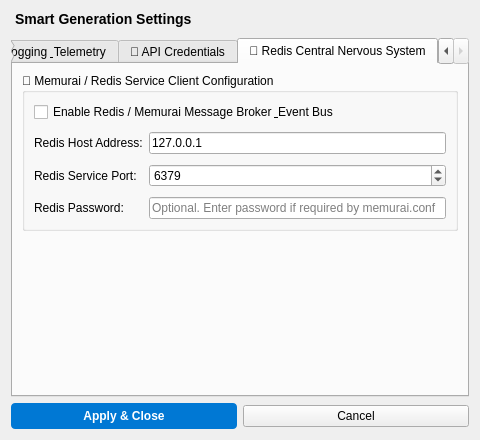
<?xml version="1.0" encoding="UTF-8"?>
<ui version="4.0">
 <class>GenSettingsDialog</class>
 <widget class="QDialog" name="GenSettingsDialog">
  <property name="geometry">
   <rect>
    <x>0</x>
    <y>0</y>
    <width>480</width>
    <height>440</height>
   </rect>
  </property>
  <property name="windowTitle">
   <string>AI Generation Parameters</string>
  </property>
  <layout class="QVBoxLayout" name="verticalLayout">
   <item>
    <widget class="QLabel" name="title_label">
     <property name="styleSheet">
      <string notr="true">font-size: 14px; font-weight: bold; margin-bottom: 5px;</string>
     </property>
     <property name="text">
      <string>Smart Generation Settings</string>
     </property>
    </widget>
   </item>
   <item>
    <widget class="QTabWidget" name="tabWidget">
     <property name="currentIndex">
      <number>4</number>
     </property>
     <widget class="QWidget" name="tab_general">
      <attribute name="title">
       <string>💡 Model Parameters</string>
      </attribute>
      <layout class="QVBoxLayout" name="verticalLayout_2">
       <item>
        <widget class="QLabel" name="label_presets">
         <property name="text">
          <string>Quick Presets (Auto Idle):</string>
         </property>
        </widget>
       </item>
       <item>
        <widget class="QComboBox" name="preset_combo">
         <item>
          <property name="text">
           <string>Custom</string>
          </property>
         </item>
         <item>
          <property name="text">
           <string>🎯 Precise (Coding &amp; Truths)</string>
          </property>
         </item>
         <item>
          <property name="text">
           <string>⚖️ Balanced (General chat)</string>
          </property>
         </item>
         <item>
          <property name="text">
           <string>🎨 Creative (Writing &amp; Ideas)</string>
          </property>
         </item>
         <item>
          <property name="text">
           <string>🧠 Model Default (Server Passthrough)</string>
          </property>
         </item>
        </widget>
       </item>
       <item>
        <widget class="Line" name="line">
         <property name="orientation">
          <enum>Qt::Orientation::Horizontal</enum>
         </property>
        </widget>
       </item>
       <item>
        <widget class="QLabel" name="label_temp">
         <property name="styleSheet">
          <string notr="true">font-weight: bold;</string>
         </property>
         <property name="text">
          <string>Temperature:</string>
         </property>
        </widget>
       </item>
       <item>
        <widget class="QDoubleSpinBox" name="temp_input">
         <property name="minimum">
          <double>0.000000000000000</double>
         </property>
         <property name="maximum">
          <double>2.000000000000000</double>
         </property>
         <property name="singleStep">
          <double>0.100000000000000</double>
         </property>
         <property name="value">
          <double>0.700000000000000</double>
         </property>
        </widget>
       </item>
       <item>
        <widget class="QLabel" name="temp_desc">
         <property name="styleSheet">
          <string notr="true">color: #aaaaaa; font-style: italic;</string>
         </property>
         <property name="text">
          <string>Explanation of temperature effect goes here.</string>
         </property>
         <property name="wordWrap">
          <bool>true</bool>
         </property>
        </widget>
       </item>
       <item>
        <spacer name="verticalSpacer_2">
         <property name="orientation">
          <enum>Qt::Orientation::Vertical</enum>
         </property>
         <property name="sizeHint" stdset="0">
          <size>
           <width>20</width>
           <height>10</height>
          </size>
         </property>
        </spacer>
       </item>
       <item>
        <widget class="QLabel" name="label_tokens">
         <property name="styleSheet">
          <string notr="true">font-weight: bold;</string>
         </property>
         <property name="text">
          <string>Max Completion Tokens:</string>
         </property>
        </widget>
       </item>
       <item>
        <widget class="QSpinBox" name="tokens_input">
         <property name="minimum">
          <number>64</number>
         </property>
         <property name="maximum">
          <number>131072</number>
         </property>
         <property name="singleStep">
          <number>512</number>
         </property>
         <property name="value">
          <number>4096</number>
         </property>
        </widget>
       </item>
       <item>
        <widget class="QLabel" name="token_desc">
         <property name="styleSheet">
          <string notr="true">color: #aaaaaa; font-style: italic;</string>
         </property>
         <property name="text">
          <string>The max length of the assistant output.</string>
         </property>
         <property name="wordWrap">
          <bool>true</bool>
         </property>
        </widget>
       </item>
       <item>
        <spacer name="verticalSpacer_tab1">
         <property name="orientation">
          <enum>Qt::Orientation::Vertical</enum>
         </property>
         <property name="sizeHint" stdset="0">
          <size>
           <width>20</width>
           <height>10</height>
          </size>
         </property>
        </spacer>
       </item>
      </layout>
     </widget>
     <widget class="QWidget" name="tab_rerank">
      <attribute name="title">
       <string>🔍 Retrieval Reranking</string>
      </attribute>
      <layout class="QVBoxLayout" name="verticalLayout_3">
       <item>
        <widget class="QGroupBox" name="rerank_group">
         <property name="title">
          <string>🔍 Pluggable Two-Stage Reranking</string>
         </property>
         <layout class="QFormLayout" name="formLayout">
          <property name="verticalSpacing">
           <number>10</number>
          </property>
          <item row="0" column="0" colspan="2">
           <widget class="QCheckBox" name="rerank_enable_cb">
            <property name="toolTip">
             <string>Activates secondary cross-encoder scoring to prune and re-order context chunks.</string>
            </property>
            <property name="text">
             <string>Enable Two-Stage Retrieval Reranking (BGE/Cohere)</string>
            </property>
           </widget>
          </item>
          <item row="1" column="0">
           <widget class="QLabel" name="label_rerank_engine">
            <property name="text">
             <string>Rerank Engine:</string>
            </property>
           </widget>
          </item>
          <item row="1" column="1">
           <widget class="QComboBox" name="rerank_engine_combo">
            <item>
             <property name="text">
              <string>Local BGE Cross-Encoder (ONNX Heuristic)</string>
             </property>
            </item>
            <item>
             <property name="text">
              <string>Cloud Cohere Rerank v3</string>
             </property>
            </item>
            <item>
             <property name="text">
              <string>Custom OpenAPI-Compatible Endpoint</string>
             </property>
            </item>
           </widget>
          </item>
          <item row="2" column="0">
           <widget class="QLabel" name="label_rerank_endpoint">
            <property name="text">
             <string>Endpoint URL:</string>
            </property>
           </widget>
          </item>
          <item row="2" column="1">
           <widget class="QLineEdit" name="rerank_endpoint_input">
            <property name="placeholderText">
             <string>e.g. https://api.your-endpoint.com/v1/rerank</string>
            </property>
           </widget>
          </item>
          <item row="3" column="0">
           <widget class="QLabel" name="label_rerank_key">
            <property name="text">
             <string>Rerank API Key:</string>
            </property>
           </widget>
          </item>
          <item row="3" column="1">
           <widget class="QLineEdit" name="rerank_key_input">
            <property name="echoMode">
             <enum>QLineEdit::EchoMode::Password</enum>
            </property>
            <property name="placeholderText">
             <string>Enter Cohere or Endpoint API Key</string>
            </property>
           </widget>
          </item>
         </layout>
        </widget>
       </item>
       <item>
        <spacer name="verticalSpacer_tab2">
         <property name="orientation">
          <enum>Qt::Orientation::Vertical</enum>
         </property>
         <property name="sizeHint" stdset="0">
          <size>
           <width>20</width>
           <height>20</height>
          </size>
         </property>
        </spacer>
       </item>
      </layout>
     </widget>
     <widget class="QWidget" name="tab_logs">
      <attribute name="title">
       <string>📝 Logging &amp; Telemetry</string>
      </attribute>
      <layout class="QVBoxLayout" name="verticalLayout_4">
       <item>
        <widget class="QGroupBox" name="logs_group">
         <property name="title">
          <string>Central System Event Logging</string>
         </property>
         <layout class="QVBoxLayout" name="verticalLayout_5">
          <property name="spacing">
           <number>15</number>
          </property>
          <item>
           <widget class="QCheckBox" name="log_enable_cb">
            <property name="toolTip">
             <string>Writes SaaS and Desktop background events to storage_root/logs/app.log.</string>
            </property>
            <property name="text">
             <string>Enable Core Application Logs (app.log)</string>
            </property>
           </widget>
          </item>
          <item>
           <widget class="QCheckBox" name="debug_enable_cb">
            <property name="toolTip">
             <string>Interprets console standard output as debug stream info.</string>
            </property>
            <property name="text">
             <string>Enable Verbose Debug Prints</string>
            </property>
           </widget>
          </item>
          <item>
           <spacer name="verticalSpacer_logs">
            <property name="orientation">
             <enum>Qt::Orientation::Vertical</enum>
            </property>
            <property name="sizeHint" stdset="0">
             <size>
              <width>0</width>
              <height>0</height>
             </size>
            </property>
           </spacer>
          </item>
         </layout>
        </widget>
       </item>
      </layout>
     </widget>
     <widget class="QWidget" name="tab_api_credentials">
      <attribute name="title">
       <string>🔑 API Credentials</string>
      </attribute>
      <layout class="QVBoxLayout" name="verticalLayout_api">
       <item>
        <widget class="QLabel" name="security_notice">
         <property name="styleSheet">
          <string notr="true">color: #d9534f; font-weight: bold;</string>
         </property>
         <property name="text">
          <string>Security Note: Disabling the API will instantly shut down the server and close port 5000. Regenerating the key will destroy the old key and forcefully restart the server to sever active connections.

Note: Changes made in this tab take effect instantly. The 'Save &amp; Close' button does not apply to this section.</string>
         </property>
         <property name="wordWrap">
          <bool>true</bool>
         </property>
        </widget>
       </item>
       <item>
        <widget class="QLabel" name="label_api_key">
         <property name="styleSheet">
          <string notr="true">font-weight: bold; margin-top: 10px;</string>
         </property>
         <property name="text">
          <string>Local Universal API Key:</string>
         </property>
        </widget>
       </item>
       <item>
        <widget class="QTextEdit" name="api_key_display">
         <property name="maximumSize">
          <size>
           <width>16777215</width>
           <height>55</height>
          </size>
         </property>
         <property name="readOnly">
          <bool>true</bool>
         </property>
         <property name="placeholderText">
          <string>Loading...</string>
         </property>
        </widget>
       </item>
       <item>
        <widget class="QPushButton" name="toggle_api_btn">
         <property name="text">
          <string>Disable API</string>
         </property>
        </widget>
       </item>
       <item>
        <widget class="QPushButton" name="regen_key_btn">
         <property name="text">
          <string>Regenerate Key</string>
         </property>
        </widget>
       </item>
       <item>
        <spacer name="verticalSpacer_api">
         <property name="orientation">
          <enum>Qt::Orientation::Vertical</enum>
         </property>
         <property name="sizeHint" stdset="0">
          <size>
           <width>0</width>
           <height>0</height>
          </size>
         </property>
        </spacer>
       </item>
      </layout>
     </widget>
     <widget class="QWidget" name="tab_redis">
      <attribute name="title">
       <string>🔴 Redis Central Nervous System</string>
      </attribute>
      <layout class="QVBoxLayout" name="verticalLayout_redis">
       <item>
        <widget class="QGroupBox" name="redis_group">
         <property name="title">
          <string>🔴 Memurai / Redis Service Client Configuration</string>
         </property>
         <layout class="QFormLayout" name="formLayout_redis">
          <property name="verticalSpacing">
           <number>10</number>
          </property>
          <item row="0" column="0" colspan="2">
           <widget class="QCheckBox" name="redis_enable_cb">
            <property name="text">
             <string>Enable Redis / Memurai Message Broker &amp; Event Bus</string>
            </property>
           </widget>
          </item>
          <item row="1" column="0">
           <widget class="QLabel" name="label_redis_host">
            <property name="text">
             <string>Redis Host Address:</string>
            </property>
           </widget>
          </item>
          <item row="1" column="1">
           <widget class="QLineEdit" name="redis_host_input">
            <property name="text">
             <string>127.0.0.1</string>
            </property>
           </widget>
          </item>
          <item row="2" column="0">
           <widget class="QLabel" name="label_redis_port">
            <property name="text">
             <string>Redis Service Port:</string>
            </property>
           </widget>
          </item>
          <item row="2" column="1">
           <widget class="QSpinBox" name="redis_port_input">
            <property name="minimum">
             <number>1</number>
            </property>
            <property name="maximum">
             <number>65535</number>
            </property>
            <property name="value">
             <number>6379</number>
            </property>
           </widget>
          </item>
          <item row="3" column="0">
           <widget class="QLabel" name="label_redis_password">
            <property name="text">
             <string>Redis Password:</string>
            </property>
           </widget>
          </item>
          <item row="3" column="1">
           <widget class="QLineEdit" name="redis_password_input">
            <property name="echoMode">
             <enum>QLineEdit::EchoMode::Password</enum>
            </property>
            <property name="placeholderText">
             <string>Optional. Enter password if required by memurai.conf</string>
            </property>
           </widget>
          </item>
         </layout>
        </widget>
       </item>
       <item>
        <spacer name="verticalSpacer_redis">
         <property name="orientation">
          <enum>Qt::Orientation::Vertical</enum>
         </property>
         <property name="sizeHint" stdset="0">
          <size>
           <width>0</width>
           <height>0</height>
          </size>
         </property>
        </spacer>
       </item>
      </layout>
     </widget>
    </widget>
   </item>
   <item>
    <layout class="QHBoxLayout" name="horizontalLayout">
     <item>
      <widget class="QPushButton" name="save_btn">
       <property name="styleSheet">
        <string notr="true">QPushButton { background-color: #0078d4; color: white; font-weight: bold; padding: 6px; border-radius: 4px; } QPushButton:hover { background-color: #0063b1; }</string>
       </property>
       <property name="text">
        <string>Apply &amp;&amp; Close</string>
       </property>
      </widget>
     </item>
     <item>
      <widget class="QPushButton" name="cancel_btn">
       <property name="text">
        <string>Cancel</string>
       </property>
      </widget>
     </item>
    </layout>
   </item>
  </layout>
 </widget>
 <resources/>
 <connections/>
</ui>
